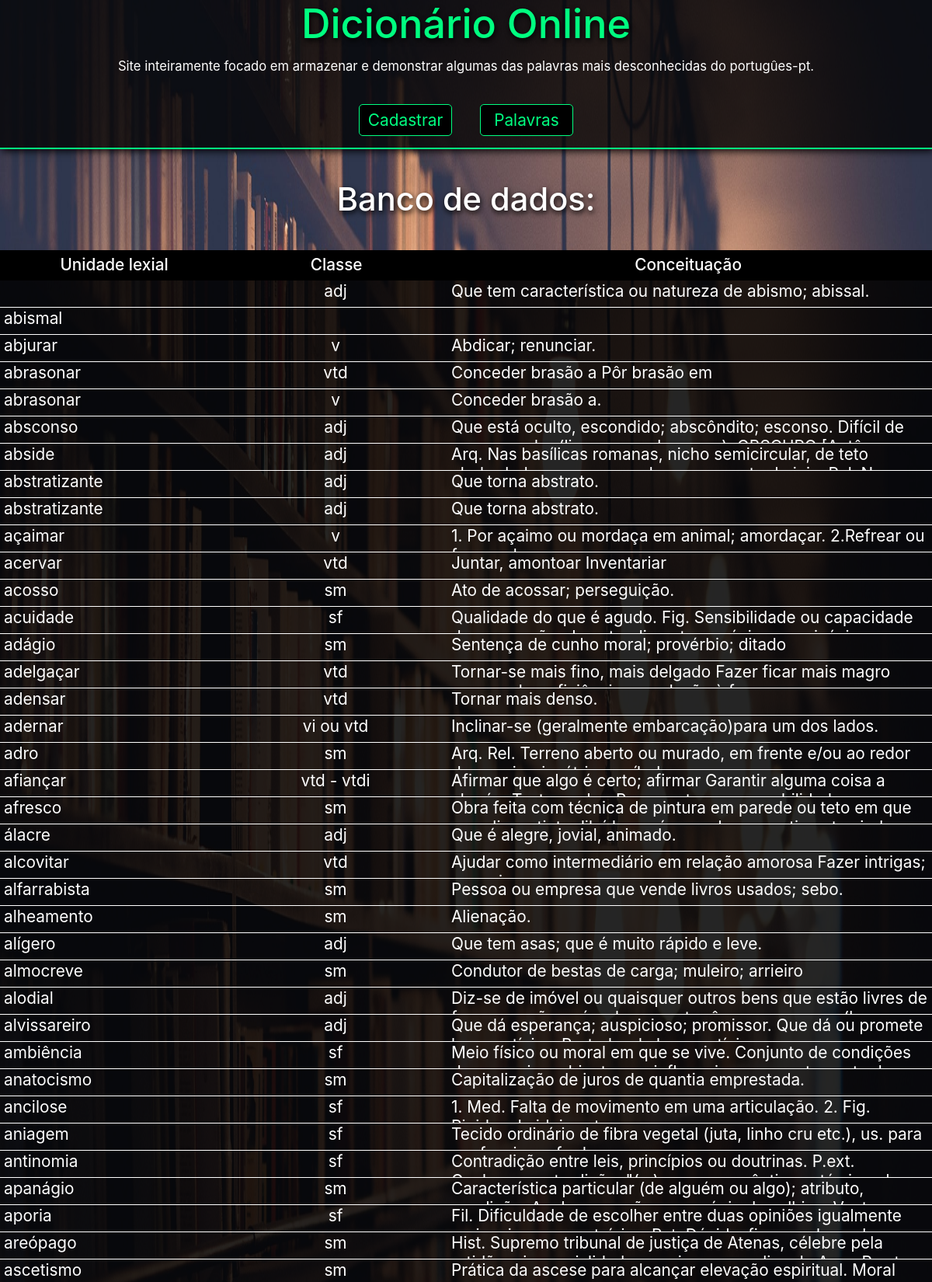
Screenshot of /DCOnline/public_html/palavras.php (upper part) with the database file from the repository.
### tables this page shows
CREATE TABLE `palavras` (
  `id` int(11) NOT NULL,
  `palavra` text NOT NULL,
  `classe` text NOT NULL,
  `descricao` text NOT NULL
);

### DCOnline/public_html/palavras.php (the view, shortened to what this page needs)
<!DOCTYPE html>
<html>
	<head>
		<link rel="stylesheet" type="text/css" href="css/index.css">
		<link rel="stylesheet" type="text/css" href="css/palavras.css">
		<link rel="stylesheet" href="https://stackpath.bootstrapcdn.com/bootstrap/4.3.1/css/bootstrap.min.css">
	</head>
	<body style="background-image: url('img/palavras.jpg');">
		<header>
				<h1>Dicionário Online</h1>
				<p>Site inteiramente focado em armazenar e demonstrar algumas das palavras mais desconhecidas do portugûes-pt.</p>
				<a href="Menu.php">
					<input type="button" value="Cadastrar">
				</a>
				<a href="palavras.php">
					<input type="button" value="Palavras">
				</a>
		</header>
		<div class="Titulo">
			<h1>Banco de dados:</h1>
		</div>
		<?php
			$server = "localhost";
			$usuario = "id10107606_root";
			$senha = "R3@lm@dr1d11";
			$banco = "id10107606_dc";
			$conn = new mysqli($server, $usuario, $senha, $banco);
		?>
		<?php
			$sql = "SELECT palavra, classe, descricao FROM palavras ORDER BY palavra ASC";
			$result = $conn->query($sql);
			echo "<div class=\"Tabela\">";
				echo "<div class=\"Header\">";
					echo "<h3 class=\"palavra\"> 	Unidade lexial 	</h3>";
					echo "<h3 class=\"classe\"> 	Classe 			</h3>";
					echo "<h3 class=\"descricao\"> 	Conceituação 	</h3>";
				echo "</div>";
			echo "</div>";
			if ($result->num_rows > 0) {
				while($row = $result->fetch_assoc()) {
					echo "<div class=\"Tabela\">";
						echo "<div class=\"Colunas\">";
							echo "<h6 class=\"palavra\">" 								. $row["palavra"] 	. "</h6>";
							echo "<h6 class=\"classe\">" 								. $row["classe"] 	. "</h6>";
							echo "<h6 style=\"text-align: left\" class=\"descricao\">" 	. $row["descricao"] . "</h6>";
						echo "</div>";
					echo "</div>";
				}
			}
		?>
	</body>
</html>

### DCOnline/public_html/css/index.css (style rules this page uses)
html { font-size: calc(1em + 0.4vw); }
input { font-size: inherit; }
body { margin: 0em; }
h1, p { color: white; margin: 0px; }
h1 { font-size: 2em; color: #00ff80; text-shadow: 1px 3px 7px black; }
header { text-align: center; width: 100%; background: rgba(0, 0, 0, 0.75); border-bottom: 2px solid #00ff80; box-shadow: 2px 2px 10px black; }
header p { font-size: 0.8em; }
header a { text-decoration: none; }
header input { margin: 15px; border: 1px solid gray; border-radius: 5px; width: 120px; padding: 4px 10px; }
input { padding: 2px; }
header a input { border: 1px solid #00ff80; background: black; color: #00ff80; }

### DCOnline/public_html/css/palavras.css (style rules this page uses)
body { background-size: 100% 100%; background-repeat: no-repeat; }
.Titulo { text-align: center; margin: 40px; }
.Titulo h1 { color: white; font-size: 2em; }
.Tabela { margin: auto; text-align: center; width: auto; background: rgba(0, 0, 0, 0.85); }
.Header { display: flex; background: black; color: white; padding: 2px 4px; }
.Header h3 { font-size: 1em; margin: auto; padding: 5px 5px; }
.Colunas { position: relative; display: flex; flex-direction: horizontal; }
.Colunas h6 { font-weight: normal; border-bottom: 1px ridge white; color: white; height: 35px; margin: auto; padding: 2px 5px; }
.palavra { position: relative; text-align: center; min-width: 24%; }
.Colunas .palavra { text-align: left; }
.classe { text-align: center; min-width: 24%; }
.descricao { min-width: 52%; }
.Colunas .descricao { overflow-y: scroll; }

### rows the page displays
palavras: classe "adj", descricao "Que tem característica ou natureza de abismo; abissal."
palavras: palavra "abismal"
palavras: palavra "abjurar", classe "v", descricao "Abdicar; renunciar."
palavras: palavra "abrasonar", classe "vtd", descricao "Conceder brasão a Pôr brasão em"
palavras: palavra "abrasonar", classe "v", descricao "Conceder brasão a."
palavras: palavra "absconso", classe "adj", descricao "Que está oculto, escondido; abscôndito; esconso. Difícil de…"
palavras: palavra "abside", classe "adj", descricao "Arq. Nas basílicas romanas, nicho semicircular, de teto…"
palavras: palavra "abstratizante", classe "adj", descricao "Que torna abstrato."
palavras: palavra "abstratizante", classe "adj", descricao "Que torna abstrato."
palavras: palavra "açaimar", classe "v", descricao "1. Por açaimo ou mordaça em animal; amordaçar. 2.Refrear ou…"
palavras: palavra "acervar", classe "vtd", descricao "Juntar, amontoar Inventariar"
palavras: palavra "acosso", classe "sm", descricao "Ato de acossar; perseguição."
palavras: palavra "acuidade", classe "sf", descricao "Qualidade do que é agudo. Fig. Sensibilidade ou capacidade…"
palavras: palavra "adágio", classe "sm", descricao "Sentença de cunho moral; provérbio; ditado"
palavras: palavra "adelgaçar", classe "vtd", descricao "Tornar-se mais fino, mais delgado Fazer ficar mais magro…"
palavras: palavra "adensar", classe "vtd", descricao "Tornar mais denso."
palavras: palavra "adernar", classe "vi ou vtd", descricao "Inclinar-se (geralmente embarcação)para um dos lados."
palavras: palavra "adro", classe "sm", descricao "Arq. Rel. Terreno aberto ou murado, em frente e/ou ao redor…"
palavras: palavra "afiançar", classe "vtd - vtdi", descricao "Afirmar que algo é certo; afirmar Garantir alguma coisa a…"
palavras: palavra "afresco", classe "sm", descricao "Obra feita com técnica de pintura em parede ou teto em que…"
palavras: palavra "álacre", classe "adj", descricao "Que é alegre, jovial, animado."
palavras: palavra "alcovitar", classe "vtd", descricao "Ajudar como intermediário em relação amorosa Fazer intrigas;…"
palavras: palavra "alfarrabista", classe "sm", descricao "Pessoa ou empresa que vende livros usados; sebo."
palavras: palavra "alheamento", classe "sm", descricao "Alienação."
palavras: palavra "alígero", classe "adj", descricao "Que tem asas; que é muito rápido e leve."
palavras: palavra "almocreve", classe "sm", descricao "Condutor de bestas de carga; muleiro; arrieiro"
palavras: palavra "alodial", classe "adj", descricao "Diz-se de imóvel ou quaisquer outros bens que estão livres de…"
palavras: palavra "alvissareiro", classe "adj", descricao "Que dá esperança; auspicioso; promissor. Que dá ou promete…"
palavras: palavra "ambiência", classe "sf", descricao "Meio físico ou moral em que se vive. Conjunto de condições…"
palavras: palavra "anatocismo", classe "sm", descricao "Capitalização de juros de quantia emprestada."
palavras: palavra "ancilose", classe "sf", descricao "1. Med. Falta de movimento em uma articulação. 2. Fig.…"
palavras: palavra "aniagem", classe "sf", descricao "Tecido ordinário de fibra vegetal (juta, linho cru etc.), us. para…"
palavras: palavra "antinomia", classe "sf", descricao "Contradição entre leis, princípios ou doutrinas. P.ext.…"
palavras: palavra "apanágio", classe "sm", descricao "Característica particular (de alguém ou algo); atributo,…"
palavras: palavra "aporia", classe "sf", descricao "Fil. Dificuldade de escolher entre duas opiniões igualmente…"
palavras: palavra "areópago", classe "sm", descricao "Hist. Supremo tribunal de justiça de Atenas, célebre pela…"
palavras: palavra "ascetismo", classe "sm", descricao "Prática da ascese para alcançar elevação espiritual. Moral…"
